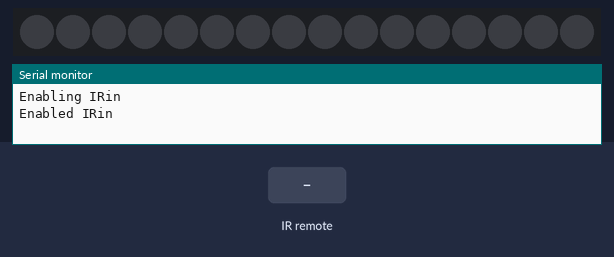
Bench run of a sketch on a simulated Arduino Uno, built with avr-gcc and run on an emulated ATmega328P. On the bench: 16 RGB LEDs in strip order, left to right, the last lines printed to the serial monitor. The inputs (shaded band) are chosen by the test bench.

Above: at 1.2 s.
1.3 s: infrared code 0xE0E0E01F received
At 1.7 s:
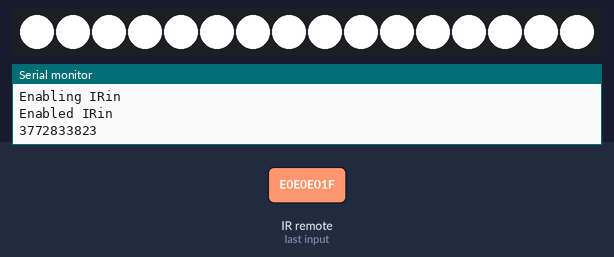
2.9 s: infrared code 0xA8D51FF4 received
At 4.3 s:
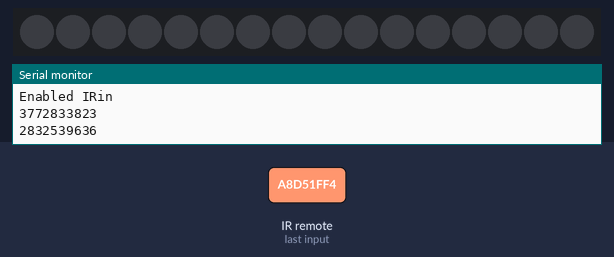
Timing chart, 0 to 5.9 s (numbered marks = the images above; inputs shaded):
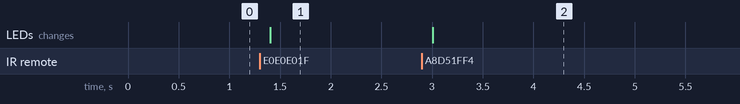

The sketch:

IRrecvDemo.ino
```cpp
// (licence header left out)
#include <IRremote.h>
#include <FastLED.h>
#define NUM_LEDS 16 // définir le nombre de leds

CRGBArray<NUM_LEDS> leds;
int RECV_PIN = 10;
int on;
int r = 255;
int g = 255;
int b = 255;
IRrecv irrecv(RECV_PIN);

decode_results results;

void setup()
{
  FastLED.addLeds<NEOPIXEL, 6>(leds, NUM_LEDS);
  Serial.begin(9600);
  // In case the interrupt driver crashes on setup, give a clue
  // to the user what's going on.
  Serial.println("Enabling IRin");
  irrecv.enableIRIn(); // Start the receiver
  Serial.println("Enabled IRin");
}

void loop() {
  if (irrecv.decode(&results)) {
    Serial.println(results.value);
    irrecv.resume(); // Receive the next value
  }
  delay(100);

  if ( results.value == 3772833823) {
    for (int i = 0; i < NUM_LEDS; i++) {
      // on change la valeur de la led 'i' du tableau nommé 'leds" en lui donnant une nouvelle valeur RGB
      leds[i] = CRGB(r,g,b);
      on = 1;
    }
    FastLED.show(); // on actualise le ruban de led
  }
    if ( results.value == 2832539636 || results.value == 4060801047) {
    for (int i = 0; i < NUM_LEDS; i++) {
      // on change la valeur de la led 'i' du tableau nommé 'leds" en lui donnant une nouvelle valeur RGB
      leds[i] = CRGB(0,0,0);
      on = 0;
    }
    FastLED.show(); // on actualise le ruban de led
  }


    if ( on == 1 && results.value == 551512215) {
      r = r +50;
    for (int i = 0; i < NUM_LEDS; i++) {
      leds[i] = CRGB(r,r,r);
    }
    FastLED.show(); // on actualise le ruban de led
  }
      if ( on == 1 && results.value == 551544855) {
      r = r -50;
    for (int i = 0; i < NUM_LEDS; i++) {
      leds[i] = CRGB(r,r,r);
    }
    FastLED.show(); // on actualise le ruban de led
  }
  results.value = 0;
}
```

Measured:
- after the input at 1.3 s, the LEDs: change after 0.10 s (image 1)
- after the input at 2.9 s, the LEDs: change after 0.11 s (image 2)
